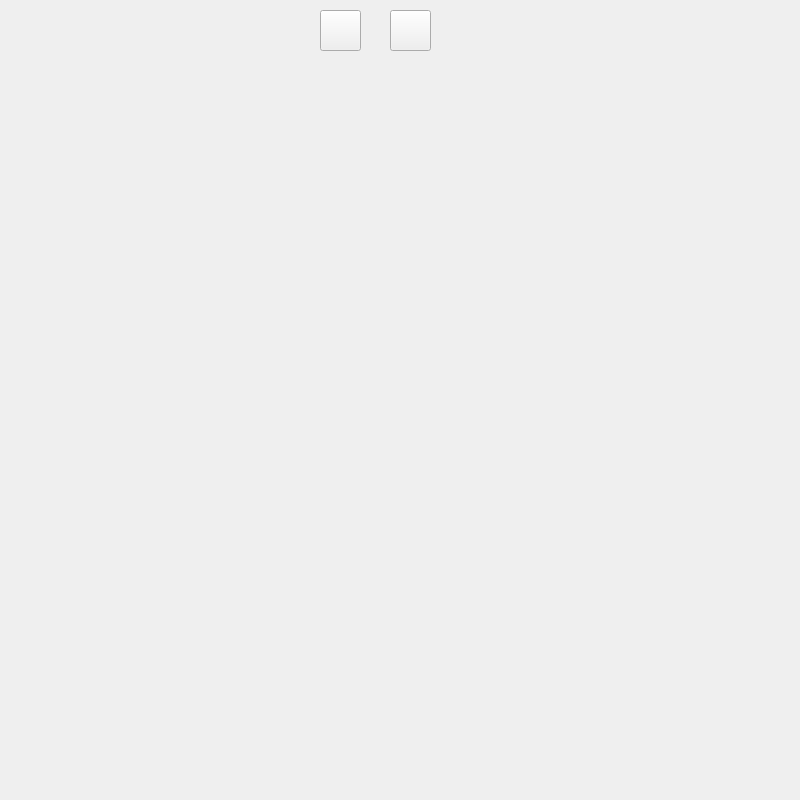
<?xml version="1.0" encoding="UTF-8"?>
<ui version="4.0">
 <class>Widget_fixed</class>
 <widget class="QWidget" name="Widget_fixed">
  <property name="geometry">
   <rect>
    <x>0</x>
    <y>0</y>
    <width>800</width>
    <height>800</height>
   </rect>
  </property>
  <property name="minimumSize">
   <size>
    <width>800</width>
    <height>800</height>
   </size>
  </property>
  <property name="maximumSize">
   <size>
    <width>800</width>
    <height>800</height>
   </size>
  </property>
  <property name="windowTitle">
   <string>Widget_fixed</string>
  </property>
  <widget class="QPushButton" name="addButton">
   <property name="geometry">
    <rect>
     <x>390</x>
     <y>10</y>
     <width>41</width>
     <height>41</height>
    </rect>
   </property>
   <property name="text">
    <string/>
   </property>
  </widget>
  <widget class="QWidget" name="verticalLayoutWidget">
   <property name="geometry">
    <rect>
     <x>40</x>
     <y>70</y>
     <width>371</width>
     <height>471</height>
    </rect>
   </property>
   <layout class="QVBoxLayout" name="widgetVLayout_fixed"/>
  </widget>
  <widget class="QPushButton" name="manageButton">
   <property name="geometry">
    <rect>
     <x>320</x>
     <y>10</y>
     <width>41</width>
     <height>41</height>
    </rect>
   </property>
   <property name="minimumSize">
    <size>
     <width>41</width>
     <height>41</height>
    </size>
   </property>
   <property name="maximumSize">
    <size>
     <width>41</width>
     <height>41</height>
    </size>
   </property>
   <property name="text">
    <string/>
   </property>
  </widget>
 </widget>
 <resources/>
 <connections/>
</ui>
